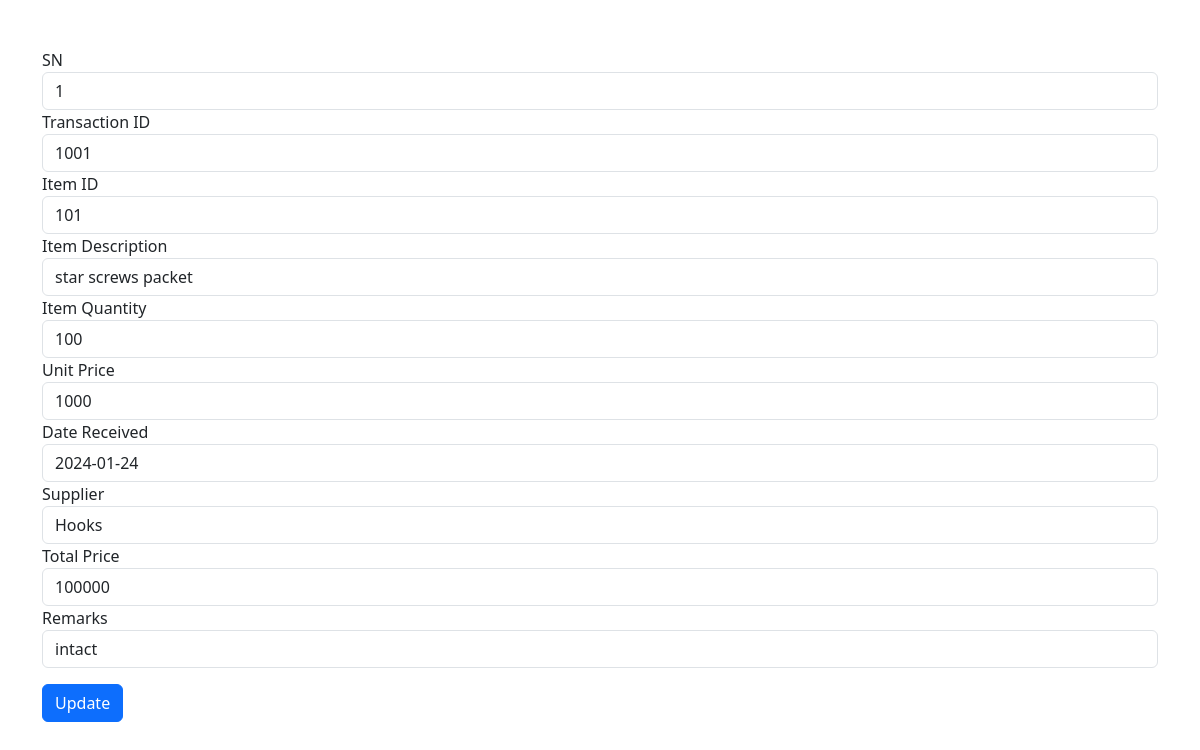
Screenshot of /update_inb.php?SN=1 with the database file from the repository.
### tables this page shows
CREATE TABLE `inbound` (
  `SN` int(3) NOT NULL,
  `trx_id` varchar(1000) NOT NULL,
  `item_id` varchar(12) NOT NULL,
  `item_description` varchar(50) NOT NULL,
  `item_quantity` varchar(100) NOT NULL,
  `unit_price` varchar(500) NOT NULL,
  `date_received` date NOT NULL,
  `supplier` varchar(50) NOT NULL,
  `total_price` varchar(100) NOT NULL,
  `remarks` varchar(500) NOT NULL,
  `updated_by` varchar(50) NOT NULL,
  `updated_time` timestamp NOT NULL DEFAULT current_timestamp() ON UPDATE current_timestamp()
);

### update_inb.php (the view, shortened to what this page needs)
<?php
include 'config.php';
if(isset($_GET['SN'])) {
    $SN = $_GET['SN'];
    $SN = mysqli_real_escape_string($conn, $SN);
    $sql = "SELECT * FROM inbound WHERE SN = $SN";
    $result = mysqli_query($conn, $sql);
    if($result && mysqli_num_rows($result) > 0) {
        $row = mysqli_fetch_assoc($result);
        $trx_id = $row['trx_id'];
        $item_id = $row['item_id'];
        $item_description = $row['item_description'];
        $item_quantity = $row['item_quantity'];
        $unit_price = $row['unit_price'];
        $date_received = $row['date_received'];
        $supplier = $row['supplier'];
        $total_price = $row['total_price'];
        $remarks = $row['remarks'];
    } else {
        echo "No record found for SN: $SN";
        exit;
    }
} else {
    echo "No SN specified";
    exit;
}
?>
<!doctype html>
<html lang="ar">
<head>
    <link rel="stylesheet" href="https://cdn.jsdelivr.net/npm/bootstrap@5.3.2/dist/css/bootstrap.rtl.min.css">
</head>
<body>
    <div class="container mt-5 ">
        <form method="post">
            <div class="form-group">
                <label>SN</label>
                <input type="text" class="form-control" placeholder="Enter serial number" name="SN" value="<?php echo $SN; ?>" readonly>
            </div>
            <div class="form-group">
                <label>Transaction ID</label>
                <input type="text" class="form-control" placeholder="Enter transaction ID" name="trx_id" value="<?php echo $trx_id; ?>">
            </div>
            <div class="form-group">
                <label>Item ID</label>
                <input type="text" class="form-control" placeholder="Enter item ID" name="item_id" value="<?php echo $item_id; ?>">
            </div>
            <div class="form-group">
                <label>Item Description</label>
                <input type="text" class="form-control" placeholder="Enter item description" name="item_description" value="<?php echo $item_description; ?>">
            </div>
            <div class="form-group">
                <label>Item Quantity</label>
                <input type="text" class="form-control" placeholder="Enter item quantity" name="item_quantity" value="<?php echo $item_quantity; ?>">
            </div>
            <div class="form-group">
                <label>Unit Price</label>
                <input type="text" class="form-control" placeholder="Enter unit price" name="unit_price" value="<?php echo $unit_price; ?>">
            </div>
            <div class="form-group">
                <label>Date Received</label>
                <input type="text" class="form-control" placeholder="Enter date received" name="date_received" value="<?php echo $date_received; ?>">
            </div>
            <div class="form-group">
                <label>Supplier</label>
                <input type="text" class="form-control" placeholder="Enter supplier" name="supplier" value="<?php echo $supplier; ?>">
            </div>
            <div class="form-group">
                <label>Total Price</label>
                <input type="text" class="form-control" placeholder="Enter total price" name="total_price" value="<?php echo $total_price; ?>">
            </div>
            <div class="form-group">
                <label>Remarks</label>
                <input type="text" class="form-control" placeholder="Enter remarks" name="remarks" value="<?php echo $remarks; ?>">
            </div>
            <button type="submit" class="btn btn-primary my-3" name="submit">Update</button>
        </form>
    </div>
</body>
</html>

### rows the page displays
inbound: trx_id "1001", item_id "101", item_description "star screws packet", item_quantity "100", unit_price "1000", date_received "2024-01-24", supplier "Hooks", total_price "100000", remarks "intact"
